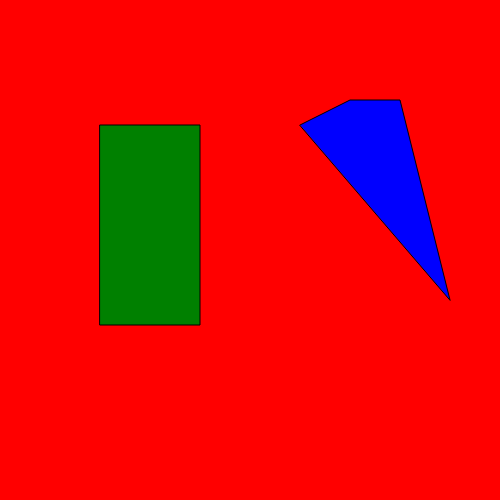
Frame 1 (no input)
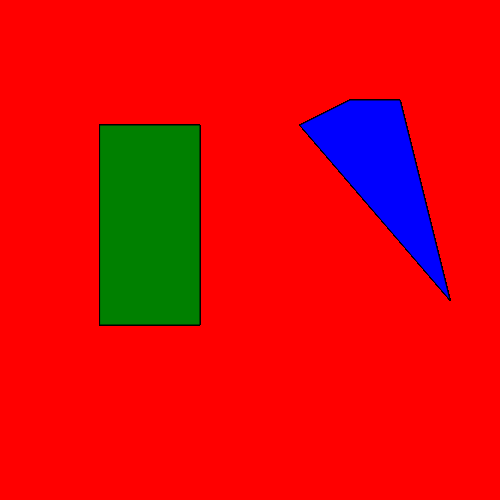
Frame 60 (no input)
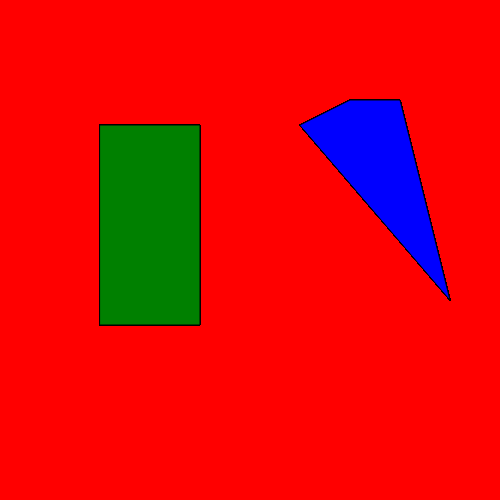
Frame 120 (the mouse pressed at the canvas centre since frame 60)

The p5.js sketch that drew these frames (run headless with seeded random() and noise() and a simulated clock; from frame 60 on, the mouse is pressed at the canvas centre):

// p5.js sketch
// ── sketch.js
function setup() {
  // Eric did the driving and I typed
  createCanvas(500, 500);// custom canvas created 
  background('red'); // picked red for the background
  
}

function draw() {
  fill('green'); // filled rect green
  rect(100, 125, 100, 200); // created rectangle
  
  fill('blue'); // filled qua blue
  quad(300, 125, 350, 100, 400, 100, 450, 300); // placed a quad
}
